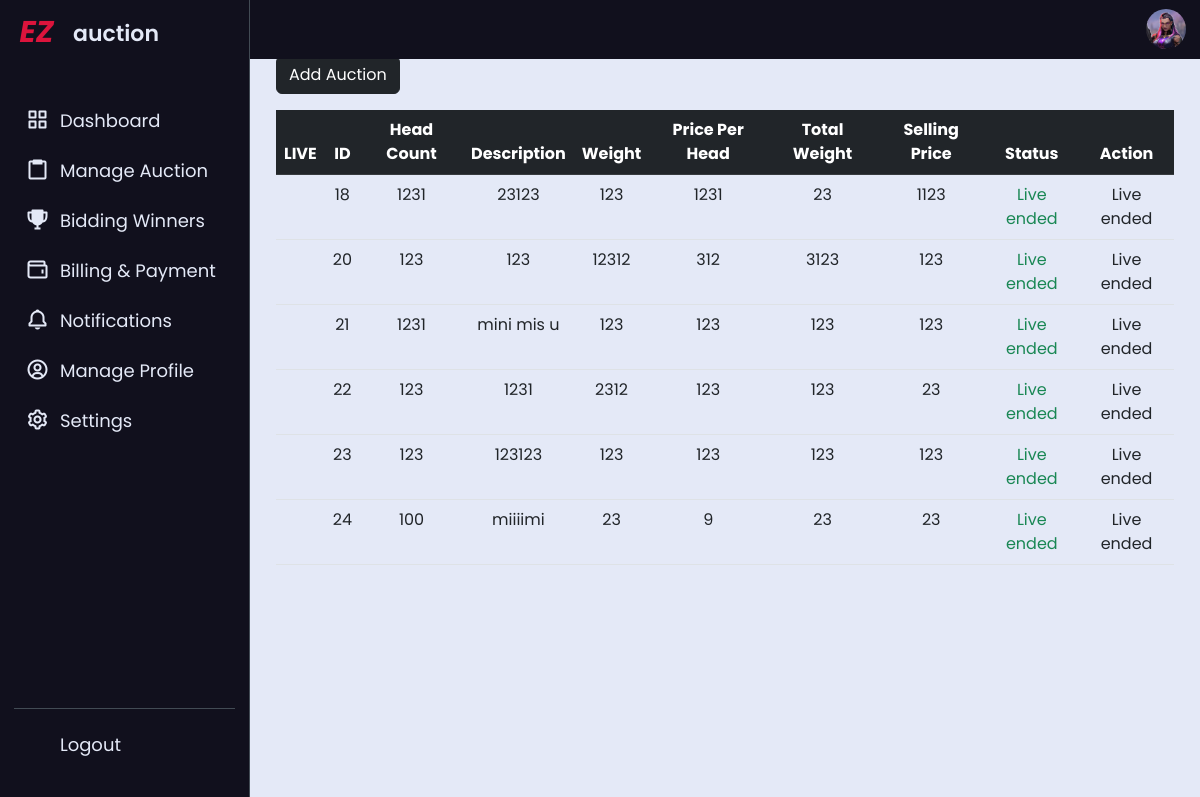
/seller_livestock.php (signed in), run on an earlier commit of the app's database.
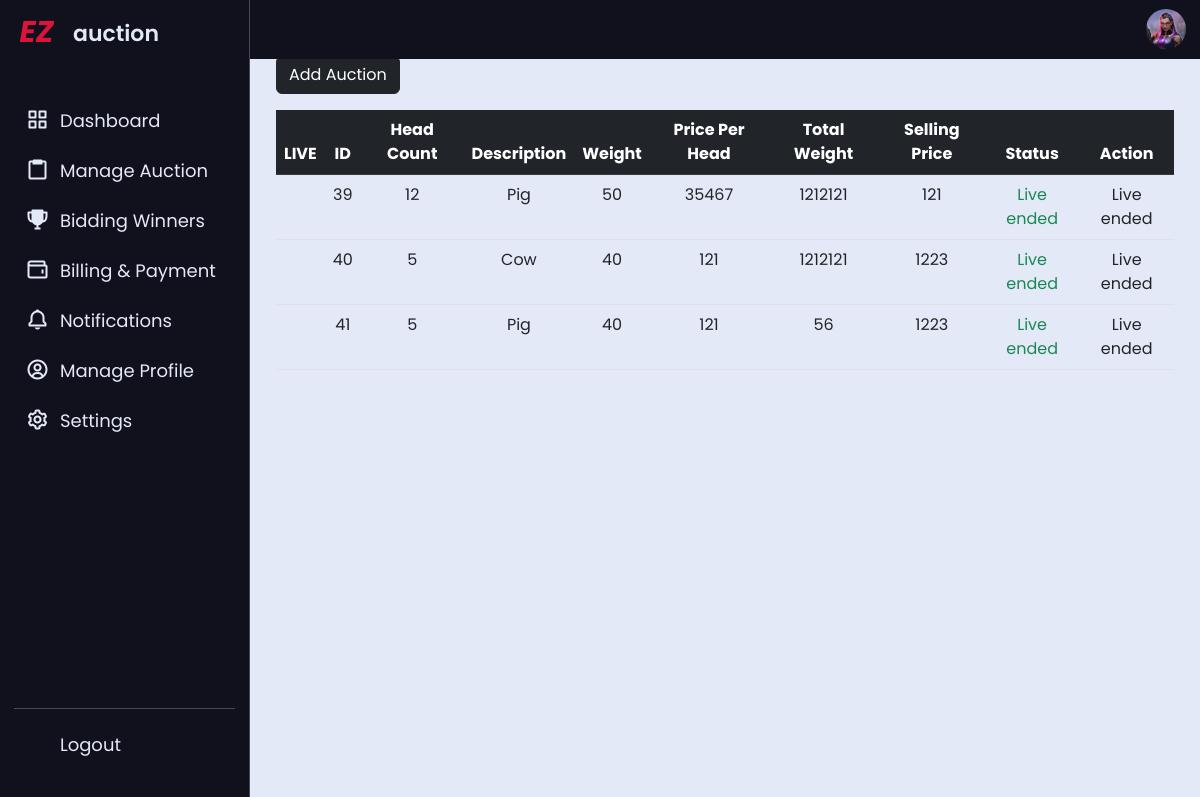
And on a later commit of the database.
### tables this page shows
CREATE TABLE `livestock_tbl` (
  `id` int(11) NOT NULL,
  `head_count` int(11) NOT NULL,
  `description` varchar(200) NOT NULL,
  `weight` int(11) NOT NULL,
  `per_head` int(11) NOT NULL,
  `total_weight` int(11) NOT NULL,
  `selling_price` int(11) NOT NULL,
  `seller_id` int(11) NOT NULL,
  `live_status` tinyint(4) NOT NULL DEFAULT 0,
  `live_date` datetime NOT NULL DEFAULT current_timestamp(),
  `live_end` text NOT NULL
);

### seller_livestock.php (the view, shortened to what this page needs)
<?php
	include 'php/db.php';
	include 'functions/functions.php';
	$unique_id = $_SESSION['unique_id'];
	$seller_id = $_SESSION['id'];
?>
<!DOCTYPE html>
<html lang="en">
<head>
	<link rel="stylesheet" href="css/seller_livestock.css">
	<link href='https://unpkg.com/boxicons@2.0.7/css/boxicons.min.css' rel='stylesheet'>
	<link rel="stylesheet" href="https://unicons.iconscout.com/release/v4.0.0/css/line.css">
	<link href="https://cdn.jsdelivr.net/npm/bootstrap@5.2.3/dist/css/bootstrap.min.css" rel="stylesheet">
	<link rel="stylesheet" href="https://cdnjs.cloudflare.com/ajax/libs/font-awesome/6.4.0/css/all.min.css" />
</head>
<body>
<?php include_once('include/seller_nav.php')?>
	<section class="dashboard">
		<div class="top">
			<img src="Images/<?=$_SESSION['image']?>" alt="">
		</div>
		<div class="container">
			<a href="add_livestock.php" class="btn btn-dark mb-3"  style="margin-right:60px;">Add Auction</a>
			<div class="table-responsive">
			<table class="table table-hover text-center">
				<thead class="table-dark">
					<tr>
						<th scope="col">LIVE</th>
						<th scope="col">ID</th>
						<th scope="col">Head Count</th>
						<th scope="col">Description</th>
						<th scope="col">Weight</th>
						<th scope="col">Price Per Head</th>
						<th scope="col">Total Weight</th>
						<th scope="col">Selling Price</th>
						<th scope="col">Status</th>
						<th scope="col">Action</th>
					</tr>
				</thead>
				<tbody>
					<?php
						$sql = "SELECT * FROM `livestock_tbl` WHERE seller_id = $seller_id AND live_status !=1";
						$result = mysqli_query($conn, $sql);
						while ($row = mysqli_fetch_assoc($result)) {
							$live = $row["live_status"];
							$liveId = $row["id"];
					?>
						<tr>
							<td><?=($live == 2)?'<a href="seller_auction.php?id='.$liveId.'" class="link-dark"><span class="btn btn-primary me-2">VIEW</span></a>':'' ?></td>
							<td><?=$liveId ?></td>
							<td><?=$row["head_count"] ?></td>
							<td><?=$row["description"] ?></td>
							<td><?=$row["weight"] ?></td>
							<td><?=$row["per_head"] ?></td>
							<td><?=$row["total_weight"] ?></td>
							<td><?=$row["selling_price"] ?></td>
							<td><?=liveStatus($live) ?></td>
							<td>
								<?php
									if($live == 0){
										echo '<a href="controller/live_start.php?id='.$liveId.'" class="link-dark"><span class="btn btn-success me-2">START</span></a>';
										echo '<a href="controller/live_delete.php?id='.$liveId.'" class="link-dark"><span class="btn btn-danger">CANCEL</span></a>';
									}
									else if($live == 1){
										echo 'Deleted';
									}
									else if($live == 2){
										echo '<a href="controller/live_end.php?id='.$liveId.'" class="link-dark"><span class="btn btn-danger me-2">END</span></a>';
									}
									else if ($live == 3){
										echo 'Live ended';
									}
								?>
							</td>
						</tr>
					<?php
						}
					?>
				</tbody>
			</table>
			</div>
		</div>
	</section>
</body>
</html>

### include/seller_nav.php
<nav>
        <div class="logo-name">
            <div class="logo-image">
                <i class="hehe">EZ</i>
            </div>
            <span class="logo_name">auction</span>
        </div>
        <div class="menu-items">
            <ul class="nav-links">
                <li>
                    <a href="seller_dashboard.php">
                        <i class='bx bx-grid-alt' ></i>
                        <span class="link-name">Dashboard</span>
                    </a>
                </li>
                <li>
                    <a href="seller_livestock.php">
                        <i class='bx bx-clipboard' ></i>
                        <span class="link-name">Manage Auction</span>
                    </a>
                </li>
                <li>
                    <a href="seller_bidderwinners.php">
                        <i class='bx bxs-trophy' ></i>
                        <span class="link-name">Bidding Winners</span>
                    </a>
                </li>
                <li>
                    <a href="seller_bp.php">
                        <i class='bx bx-wallet' ></i>
                        <span class="link-name">Billing & Payment</span>
                    </a>
                </li>
                <li>
                    <a href="admin_create.php">
                     <i class='bx bx-bell'></i>
                        <span class="link-name">Notifications</span>
                    </a>
                </li>
                <li>
                    <a href="manageprofile.php">
                        <i class='bx bx-user-circle' ></i>
                        <span class="link-name">Manage Profile</span>
                    </a>
                </li>
                <li>
                    <a href="#">
                        <i class='bx bx-cog' ></i>
                        <span class="link-name">Settings</span>
                    </a>
                </li>
            </ul>
            <ul class="logout-mode">
                <li>
                    <a href="php/logout.php?logout_id=<?php echo $unique_id?>">
                        <i class="uil uil-signout"></i>
                        <span class="link-name">Logout</span>
                    </a>
                </li>
            </ul>
        </div>
    </nav>

### functions/functions.php (shortened to what this page needs)
<?php
function liveStatus($status){
    if ($status == 3){
        return '<span class="text-success">Live ended</span>';
    }
}

### css/seller_livestock.css (style rules this page uses)
* { margin: 0; padding: 0; box-sizing: border-box; font-family: 'Poppins', sans-serif; }
:root { --lightblue:#1882f2; --dark: #11101d; --light: #E4E9F7; --red: rgb(190, 78, 78); --charoal: #424B54; --gray: #c6bfbf; --crim: #fbd0d9; --pure: crimson; }
:root { --tran-05: all 0.5s ease; --tran-03: all 0.3s ease; --tran-03: all 0.2s ease; }
body { min-height: 100vh; background-color: var(--light); }
nav { position: fixed; top: 0; left: 0; height: 100%; width: 250px; padding: 10px 14px; background-color: var(--dark); border-right: 1px solid var(--charoal); transition: var(--tran-05); }
nav .logo-name { display: flex; align-items: center; }
nav .logo-image { display: flex; justify-content: center; min-width: 45px; }
nav .logo-image .hehe { font-size: 30px; font-weight: bold; color: var(--pure); }
nav .logo-name .logo_name { font-size: 22px; font-weight: 600; color: var(--light); padding-top: 2px; margin-left: 14px; transition: var(--tran-05); }
.hehe { size: 50rem; }
nav .menu-items { margin-top: 40px; height: calc(100% - 90px); display: flex; flex-direction: column; justify-content: space-between; }
.menu-items li { list-style: none; margin-left: -31.1px; }
.menu-items li a { display: flex; align-items: center; height: 50px; text-decoration: none; position: relative; }
.menu-items li a i { font-size: 24px; min-width: 45px; height: 100%; display: flex; align-items: center; justify-content: center; color: var(--light); }
.menu-items li a .link-name { font-size: 18px; font-weight: 400; color: var(--light); transition: var(--tran-05); }
.menu-items .logout-mode { display: inline-block; padding-top: 10px; border-top: 1px solid var(--charoal); }
.dashboard { position: relative; left: 250px; background-color: var(--light); min-height: 100vh; width: calc(100% - 250px); padding: 10px 14px; transition: var(--tran-05); }
.dashboard .top { position: fixed; top: 0; left: 250px; display: flex; width: calc(100% - 250px); justify-content: space-between; align-items: center; padding: 10px 14px; background-color: var(--dark); transition: var(--tran-05); z-index: 10; }
.top img { margin-top: -1px; width: 40px; border-radius: 50%; }
.container { margin-top: 5%; }

What changed in the data, as far as the page shows it:
removed livestock_tbl: id "18", head_count "1231", description "23123", weight "123", per_head "1231", total_weight "23", selling_price "1123", live_status "Live ended"
removed livestock_tbl: id "20", head_count "123", description "123", weight "12312", per_head "312", total_weight "3123", selling_price "123", live_status "Live ended"
removed livestock_tbl: id "21", head_count "1231", description "mini mis u", weight "123", per_head "123", total_weight "123", selling_price "123", live_status "Live ended"
removed livestock_tbl: id "22", head_count "123", description "1231", weight "2312", per_head "123", total_weight "123", selling_price "23", live_status "Live ended"
removed livestock_tbl: id "23", head_count "123", description "123123", weight "123", per_head "123", total_weight "123", selling_price "123", live_status "Live ended"
removed livestock_tbl: id "24", head_count "100", description "miiiimi", weight "23", per_head "9", total_weight "23", selling_price "23", live_status "Live ended"
added livestock_tbl: id "39", head_count "12", description "Pig", weight "50", per_head "35467", total_weight "1212121", selling_price "121", live_status "Live ended"
added livestock_tbl: id "40", head_count "5", description "Cow", weight "40", per_head "121", total_weight "1212121", selling_price "1223", live_status "Live ended"
added livestock_tbl: id "41", head_count "5", description "Pig", weight "40", per_head "121", total_weight "56", selling_price "1223", live_status "Live ended"
